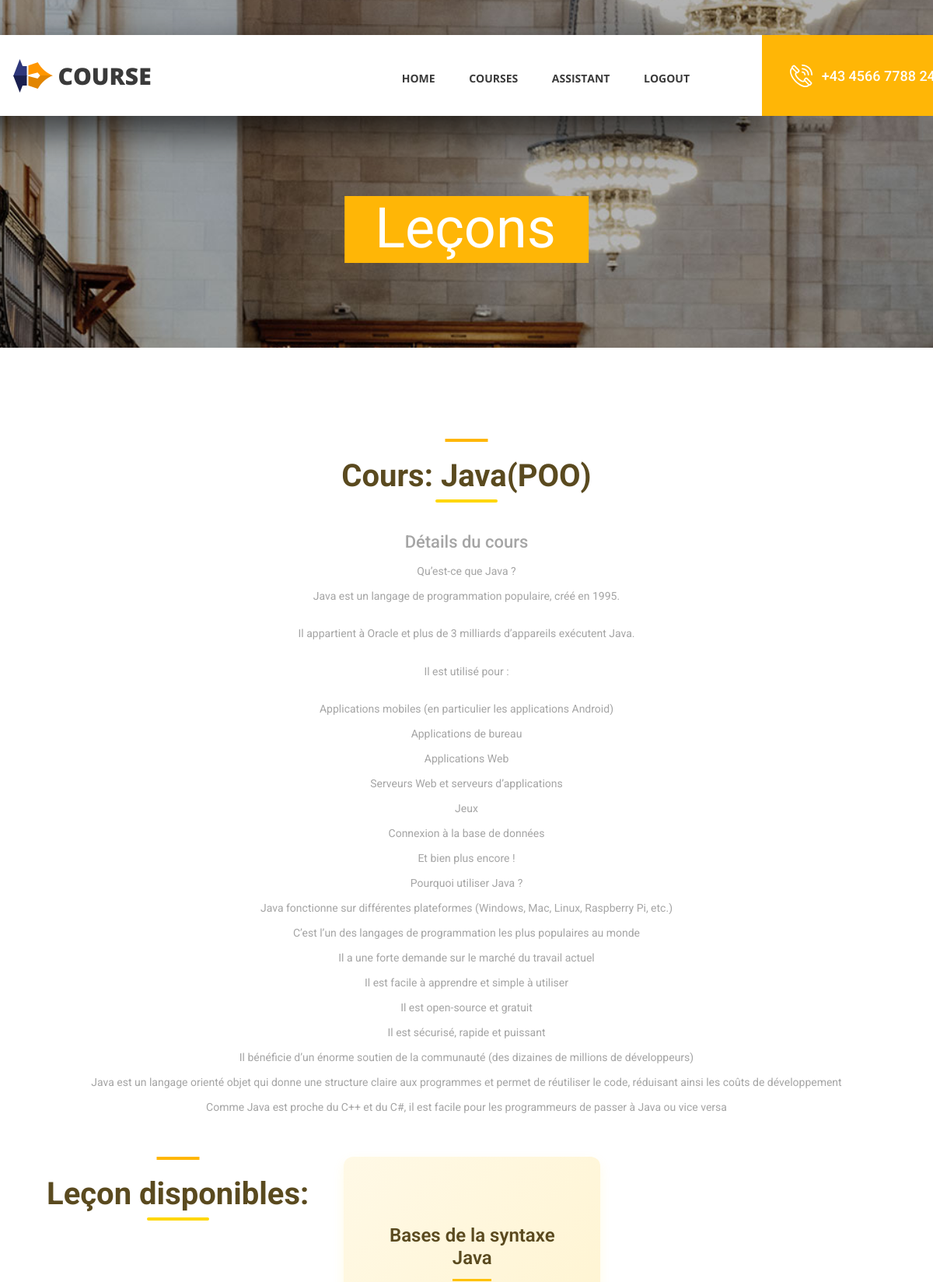
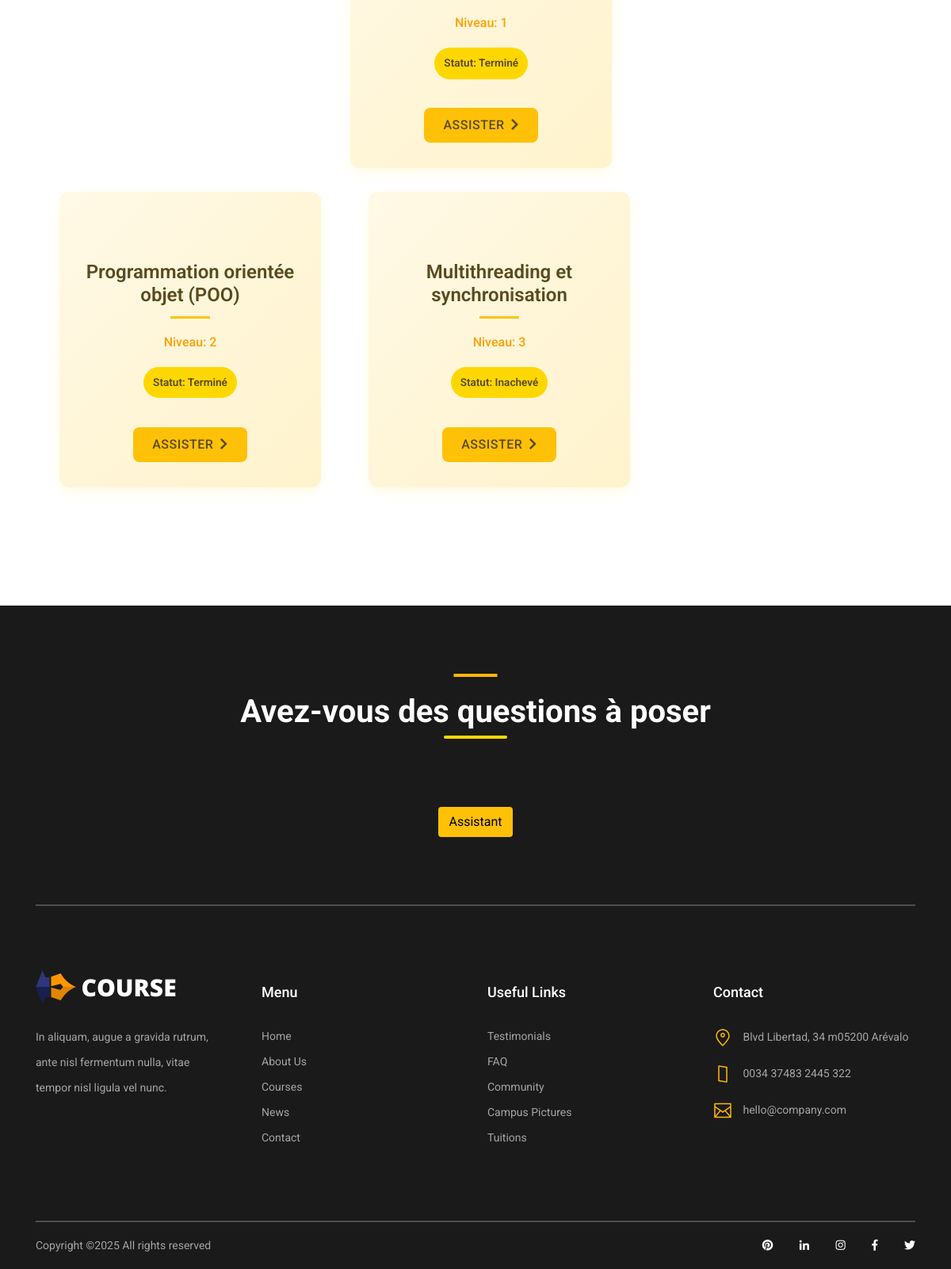
/cours/4/ (signed in), run on the app's committed database (2 pictures, top to bottom).
### cours/models.py (models this page shows, shortened)
class Cours(models.Model):
    idCours = models.AutoField(primary_key=True)
    titreCours=models.CharField(max_length=20)
    descriptionCours=models.TextField()
    imageCours=models.CharField(max_length=250)
    nombreNiveau=models.IntegerField(null=True)

### lesson/models.py (models this page shows, shortened)
class Lesson(models.Model):
    idLesson=models.AutoField(primary_key=True)
    cours=models.ForeignKey(Cours,on_delete=models.CASCADE,related_name='lessons')
    titrLesson=models.TextField()
    contenuLesson=models.TextField()
    niveau=models.IntegerField()
    estTermine=models.BooleanField(default=False)

### cours/views.py (the view)
# urls.py: path('<int:cours_id>/', views.details_cours, name='detail'),
def details_cours(request, cours_id):
    cours = get_object_or_404(Cours, pk=cours_id)
    lessons = cours.lessons.all()
    niveau_utilisateur = {}
    for lesson in lessons:
        progres = ProgresUtilisateur.objects.filter(user=request.user, lesson=lesson).first()
        if progres:
            niveau_utilisateur[lesson.idLesson] = progres.niveau
        else:
            niveau_utilisateur[lesson.idLesson] = 0  # Si l'utilisateur n'a pas de progression, niveau par défaut à 0
    return render(request, 'details.html', {'cours': cours, 'lessons': lessons, 'niveau_utilisateur': niveau_utilisateur})

### templates/details.html (shortened to what this page needs)
{% load static %}
<!DOCTYPE html>
<html lang="en">
<head>
    <link rel="stylesheet" type="text/css" href="{% static 'styles/bootstrap4/bootstrap.min.css' %}">
    <link href="{% static 'plugins/fontawesome-free-5.0.1/css/fontawesome-all.css' %}" rel="stylesheet" type="text/css">
    <link rel="stylesheet" type="text/css" href="{% static 'styles/courses_styles.css' %}">
    <link rel="stylesheet" type="text/css" href="{% static 'styles/cours.css' %}">
    <link rel="stylesheet" type="text/css" href="{% static 'styles/lesson.css' %}">
</head>
<body>
<div class="super_container">
    <header class="header d-flex flex-row">
        <div class="header_content d-flex flex-row align-items-center">
            <div class="logo_container">
                <div class="logo">
                    <img src="{% static 'images/logo.png' %}" alt="">
                    <span>course</span>
                </div>
            </div>
            <nav class="main_nav_container">
                <div class="main_nav">
                    <ul class="main_nav_list">
                        <li class="main_nav_item"><a href="{% url 'index' %}">home</a></li>
                        <li class="main_nav_item"><a href="{% url 'cours:liste' %}">courses</a></li>
                        <li class="main_nav_item"><a href="{% url 'chat' %}">Assistant</a></li>
                        <li  class="main_nav_item">
							{% if user.is_authenticated %}
							<a class="page-scroll" href="{% url 'logout' %}">Logout</a>
							{% else %}
							<a class="page-scroll" href="{% url 'login' %}">Login</a>
							{% endif %}
							</li>
                    </ul>
                </div>
            </nav>
        </div>
        <div class="header_side d-flex flex-row justify-content-center align-items-center">
            <img src="{% static 'images/phone-call.svg' %}" alt="">
            <span>+43 4566 7788 2457</span>
        </div>
    </header>
    <div class="home">
        <div class="home_background_container prlx_parent">
            <div class="home_background prlx" style="background-image:url({% static 'images/courses_background.jpg' %})"></div>
        </div>
        <div class="home_content">
            <h1>Leçons</h1>
        </div>
    </div>
    <div class="popular page_section">
        <div class="container">
            <div class="row">
                <div class="col">
                    <div class="section_title text-center">
                        <h1>Cours: {{cours.titreCours}}</h1>
                    </div>
                    <div class="section_title text-center">
                        <h2>Détails du cours</h2>
                    </div>
                    <div class="text-center">
                        {{cours.descriptionCours|linebreaks}}
                    </div>
                </div>
            </div>
            <div class="row course_boxes">
                <div class="section_title text-center">
                        <h1>Leçon disponibles:</h1>
                    </div>
                {% for lesson in lessons %}
                <div class="col-lg-4 course_box">
                    <div class="card">
                        <div class="card-body text-center">
                            <h3 class="card-title">{{ lesson.titrLesson }}</h3>
                            <div class="card-text">
                                <p>Niveau: {{ lesson.niveau }}</p>
                                <p>Statut: {% if lesson.estTermine %}Terminé{% else %}Inachevé{% endif %}</p>
                            </div>
                            <div class="button_container">
                                <a href="{% url 'lesson:lessondet' lesson.idLesson %}" class="btn btn-primary">
                                    <span>Assister</span>
                                    <span class="button_arrow"><i class="fas fa-chevron-right"></i></span>
                                </a>
                            </div>
                        </div>
                    </div>
                </div>
                {% endfor %}
            </div>
        </div>
    </div>
    <footer class="footer">
        <div class="container">
            <div class="newsletter">
                <div class="row">
                    <div class="col">
                        <div class="section_title text-center">
                            <h1>Avez-vous des questions à poser</h1>
                        </div>
                    </div>
                </div>
                <div class="row">
                    <div class="col text-center">
                        <div class="newsletter_form_container mx-auto">
                          <button type="submit" class="btn" style="background-color: #ffc107; color: #000;"><a style="color: #000;" href="{% url 'chat' %}">Assistant</a></button>
                        </div>
                    </div>
                </div>
            </div>
            <div class="footer_content">
                <div class="row">
                    <div class="col-lg-3 footer_col">
                        <div class="logo_container">
                            <div class="logo">
                                <img src="{% static 'images/logo.png' %}" alt="">
                                <span>course</span>
                            </div>
                        </div>
                        <p class="footer_about_text">In aliquam, augue a gravida rutrum, ante nisl fermentum nulla, vitae tempor nisl ligula vel nunc.</p>
                    </div>
                    <div class="col-lg-3 footer_col">
                        <div class="footer_column_title">Menu</div>
                        <div class="footer_column_content">
                            <ul>
                                <li class="footer_list_item"><a href="{% url 'index' %}">Home</a></li>
                                <li class="footer_list_item"><a href="#">About Us</a></li>
                                <li class="footer_list_item"><a href="#">Courses</a></li>
                                <li class="footer_list_item"><a href="#">News</a></li>
                                <li class="footer_list_item"><a href="#">Contact</a></li>
                            </ul>
                        </div>
                    </div>
                    <div class="col-lg-3 footer_col">
                        <div class="footer_column_title">Useful Links</div>
                        <div class="footer_column_content">
                            <ul>
                                <li class="footer_list_item"><a href="#">Testimonials</a></li>
                                <li class="footer_list_item"><a href="#">FAQ</a></li>
                                <li class="footer_list_item"><a href="#">Community</a></li>
                                <li class="footer_list_item"><a href="#">Campus Pictures</a></li>
                                <li class="footer_list_item"><a href="#">Tuitions</a></li>
                            </ul>
                        </div>
                    </div>
                    <div class="col-lg-3 footer_col">
                        <div class="footer_column_title">Contact</div>
                        <div class="footer_column_content">
                            <ul>
                                <li class="footer_contact_item">
                                    <div class="footer_contact_icon">
                                        <img src="{% static 'images/placeholder.svg' %}" alt="">
                                    </div>
                                    Blvd Libertad, 34 m05200 Arévalo
                                </li>
                                <li class="footer_contact_item">
                                    <div class="footer_contact_icon">
                                        <img src="{% static 'images/smartphone.svg' %}" alt="">
                                    </div>
                                    0034 37483 2445 322
                                </li>
                                <li class="footer_contact_item">
                                    <div class="footer_contact_icon">
                                        <img src="{% static 'images/envelope.svg' %}" alt="">
                                    </div>
                                    hello@company.com
                                </li>
                            </ul>
                        </div>
                    </div>
                </div>
            </div>
            <div class="footer_bar d-flex flex-column flex-sm-row align-items-center">
                <div class="footer_copyright">
                    <span>Copyright &copy;<script>document.write(new Date().getFullYear());</script> All rights reserved</span>
                </div>
                <div class="footer_social ml-sm-auto">
                    <ul class="menu_social">
                        <li class="menu_social_item"><a href="#"><i class="fab fa-pinterest"></i></a></li>
                        <li class="menu_social_item"><a href="#"><i class="fab fa-linkedin-in"></i></a></li>
                        <li class="menu_social_item"><a href="#"><i class="fab fa-instagram"></i></a></li>
                        <li class="menu_social_item"><a href="#"><i class="fab fa-facebook-f"></i></a></li>
                        <li class="menu_social_item"><a href="#"><i class="fab fa-twitter"></i></a></li>
                    </ul>
                </div>
            </div>
        </div>
    </footer>
</div>
</body>
</html>

### static/styles/cours.css (style rules this page uses)
.course_boxes { margin: 20px 0; gap: 20px; }
.course_box { transition: transform 0.3s ease; margin-bottom: 20px; }
.card { border: none; border-radius: 10px; overflow: hidden; box-shadow: 0 4px 8px rgba(0, 0, 0, 0.1); transition: box-shadow 0.3s ease; height: 100%; }
.card-body { padding: 20px; }
.card-title { font-size: 1.2rem; font-weight: 600; margin-bottom: 10px; }

### static/styles/lesson.css (style rules this page uses)
.course_boxes { margin: 2rem 0; gap: 30px; padding: 0 15px; }
.section_title h1 { font-size: 2.5rem; font-weight: 700; margin-bottom: 3rem; color: #5a4a1f; position: relative; display: inline-block; }
.section_title h1::after { content: ''; position: absolute; bottom: -10px; left: 50%; transform: translateX(-50%); width: 80px; height: 4px; background: #FFD700; border-radius: 2px; }
.course_box { transition: transform 0.4s ease, box-shadow 0.4s ease; margin-bottom: 30px; }
.card { border: none; border-radius: 12px; overflow: hidden; box-shadow: 0 6px 15px rgba(255, 215, 0, 0.1); transition: all 0.4s cubic-bezier(0.175, 0.885, 0.32, 1.1); height: 100%; background: linear-gradient(135deg, #FFF9E6 0%, #FFF3CC 100%); }
.card-body { padding: 2rem; display: flex; flex-direction: column; height: 100%; }
.card-title { font-size: 1.5rem; font-weight: 600; margin-bottom: 1.5rem; color: #5a4a1f; position: relative; padding-bottom: 15px; }
.card-title::after { content: ''; position: absolute; bottom: 0; left: 50%; transform: translateX(-50%); width: 50px; height: 3px; background: #FFC107; }
.card-text p { margin-bottom: 0.8rem; font-size: 1rem; color: #665a30; }
.card-text p:first-child { font-weight: 500; color: #FFA000; }
.button_container { margin-top: auto; padding-top: 1.5rem; }
.btn-primary { background-color: #FFC107; border: none; border-radius: 8px; padding: 10px 24px; font-weight: 500; letter-spacing: 0.5px; text-transform: uppercase; display: inline-flex; align-items: center; gap: 8px; transition: all 0.3s ease; position: relative; overflow: hidden; color: #5a4a1f; }
.btn-primary span { position: relative; z-index: 2; }
.btn-primary .button_arrow { transition: transform 0.3s ease; color: #5a4a1f; }
.card-text p:last-child { display: inline-block; padding: 4px 12px; border-radius: 20px; font-size: 0.85rem; font-weight: 600; background-color: #FFD700; color: #5a4a1f; }

### data on the page
Cours: titreCours "Java(POO)", descriptionCours "Qu’est-ce que Java ? Java est un langage de programmation populaire, créé en 1995. Il appartient à Oracle et plus de 3 milliards d’appareils exécutent Java. Il est utilisé pour : Applications mobiles (en particulier les applications Android) Applications de bureau Applications Web Serveurs Web et serveurs d’applications Jeux Connexion à la base de données Et bien plus encore ! Pourquoi utiliser Java ? Java fonctionne sur différentes plateformes (Windows, Mac, Linux, Raspberry Pi, etc.) C’est l’un des langages de programmation les plus populaires au monde Il a une forte demande sur le marché du travail actuel Il est facile à apprendre et simple à utiliser Il est open-source et gratuit Il est…"
Lesson: titrLesson "Bases de la syntaxe Java", niveau "1", estTermine "Terminé"
Lesson: titrLesson "Programmation orientée objet (POO)", niveau "2", estTermine "Terminé"
Lesson: titrLesson "Multithreading et synchronisation", niveau "3", estTermine "Inachevé"
